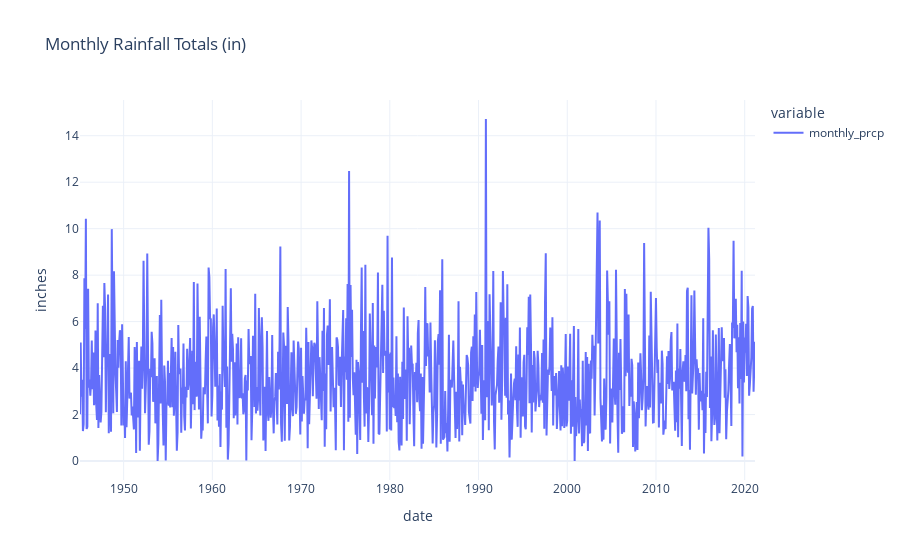

Here is the notebook cell this chart was saved with:
### Code cell
#no missing data, few huge rainfall events, maybe some multi-year seasonality?
fig = px.line(monthly_rain_df, title='Monthly Rainfall Totals (in)', labels={'value':'inches'}, template='plotly_white')
fig.show()

### Figure 1 — Plotly figure (JSON) as saved in the notebook; plotly's stock layout.template omitted (floating-point values rounded to 4 significant figures; data arrays with more than 128 entries replaced by an {"elided": "..."} marker saying what was removed)
{"data": [{"hovertemplate": "variable=monthly_prcp<br>date=%{x}<br>inches=%{y}<extra></extra>", "legendgroup": "monthly_prcp", "line": {"color": "#636efa", "dash": "solid"}, "mode": "lines", "name": "monthly_prcp", "orientation": "v", "showlegend": true, "type": "scatter", "x": {"elided": "914 str values"}, "xaxis": "x", "y": {"elided": "914 float values"}, "yaxis": "y"}], "layout": {"legend": {"title": {"text": "variable"}, "tracegroupgap": 0}, "title": {"text": "Monthly Rainfall Totals (in)"}, "xaxis": {"anchor": "y", "domain": [0, 1], "title": {"text": "date"}}, "yaxis": {"anchor": "x", "domain": [0, 1], "title": {"text": "inches"}}}}
